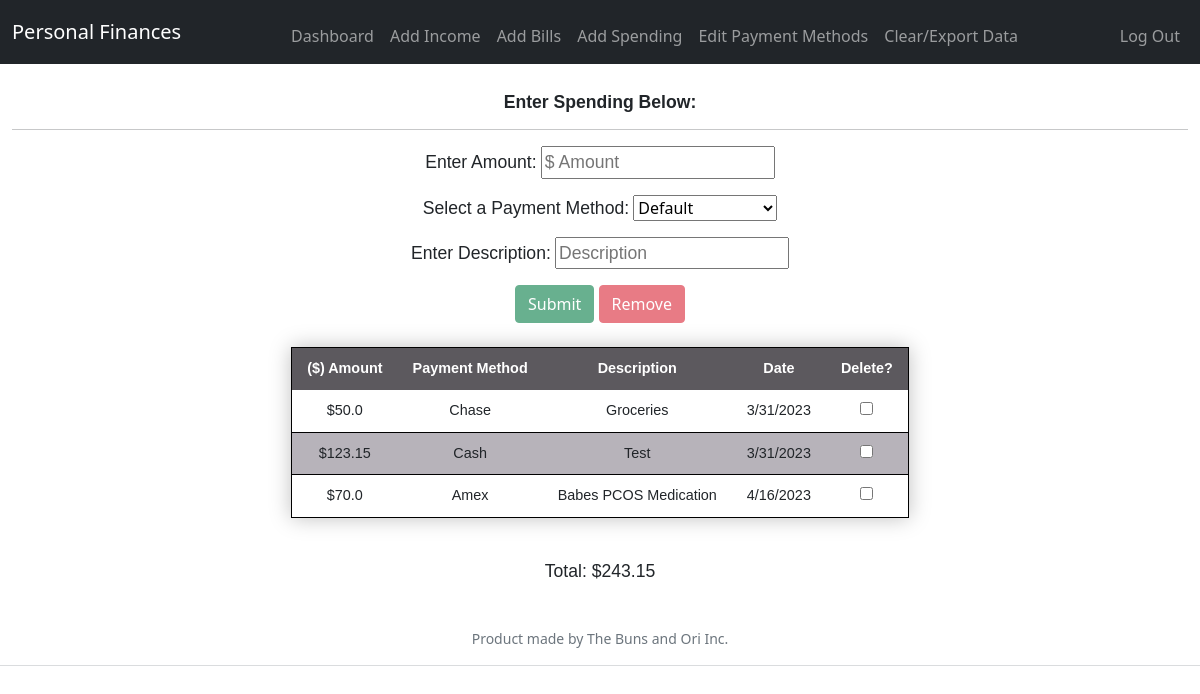
The app's page /addVarCost (signed in), older data.
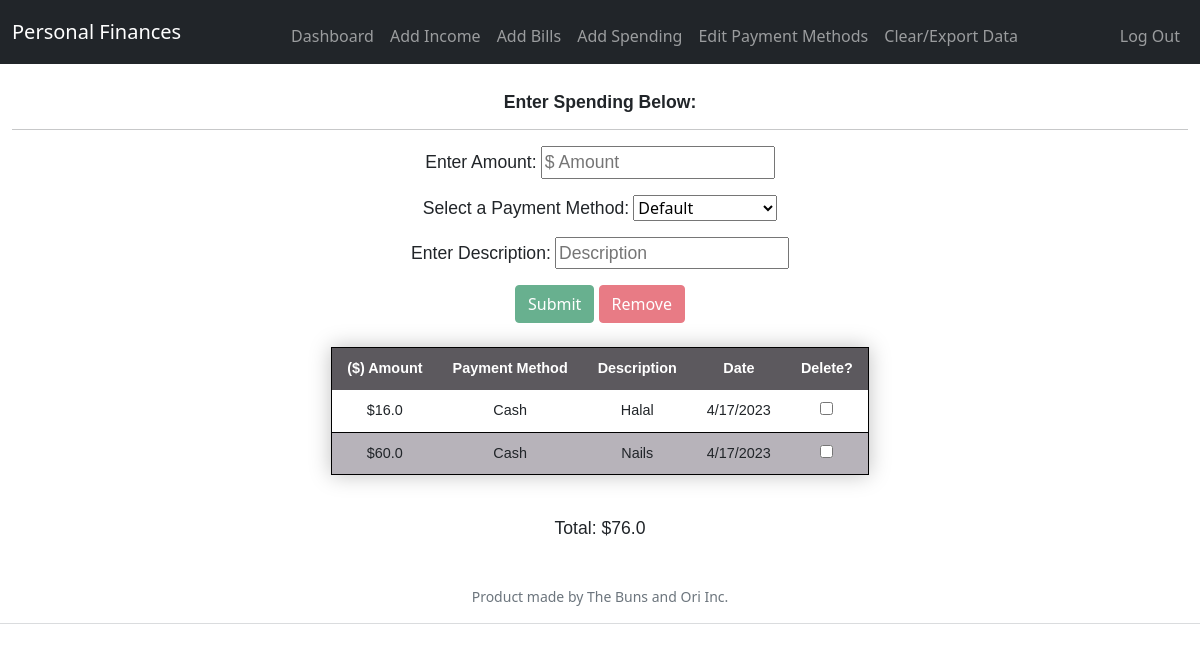
The same page, newer data.
### tables this page shows
CREATE TABLE varCosts (id INTEGER PRIMARY KEY AUTOINCREMENT NOT NULL, userID int, method TEXT NOT NULL, description TEXT NOT NULL, amount DOUBLE(8,2), date TEXT NOT NULL, timestamp);

### app.py (the view)
@app.route("/addVarCost", methods=["GET", "POST"])
@login_required
def addVarCost():
    connection = create_connection("pFinances.db")
    if request.method == "POST":
        rowsToDelete = request.form.get("deleteInput")
        deleteMode = request.form.get("removeClicked")
        if rowsToDelete != "" and deleteMode != "" and int(deleteMode) == 1: #check if anything to delete
            rowNums = []
            for x in range(len(rowsToDelete)):
                if (rowsToDelete[x] != ','):
                    rowNums.append(rowsToDelete[x])
            varCostSQL = ("SELECT id FROM varCosts WHERE userID = " + str(session["user_id"]))
            varCostTuple = execute_read_query(connection, str(varCostSQL))
            tupleList = list(varCostTuple)
            idList = []
            for y in range(len(rowNums)):
                if int(rowNums[y]) == 1:
                    idList.append(re.sub("[^0-9]", "", str(tupleList[y])))
            deleteSQL = ("DELETE FROM varCosts WHERE id IN (" +', '.join(idList) + ")")
            execute_query(connection, deleteSQL)
            return redirect("/addVarCost")
        else:
            amount = request.form.get("amount")
            method = request.form.get("method")
            description = request.form.get("description")
            date = request.form.get("date")
            if str(method) == "None":
                method = "Default"
            insertSpending = ("INSERT INTO varCosts (userID, method, description, amount, date) VALUES" + "('" + str(session["user_id"]) + "', '" + method + "', '" + description + "', '" + str(amount) + "', '" + str(date) + "')")
            execute_query(connection, str(insertSpending))
            varCostSQL = ("SELECT amount,method,description,date FROM varCosts WHERE userID = " + str(session["user_id"]))
            varCostTuple = execute_read_query(connection, str(varCostSQL))
            keys = ['amount', 'method','description','date']
            varCostDicts = [dict(zip(keys,d)) for d in varCostTuple]
            total = 0.0
            for x in range(len(varCostDicts)):
                total = total + float(varCostDicts[x]['amount'])
            return redirect("/addVarCost")
    else:
        varCostSQL = ("SELECT amount,method,description,date FROM varCosts WHERE userID = " + str(session["user_id"]))
        varCostTuple = execute_read_query(connection, str(varCostSQL))
        keys = ['amount', 'method','description','date']
        varCostDicts = [dict(zip(keys,d)) for d in varCostTuple]
        total = 0.0
        for x in range(len(varCostDicts)):
            total = total + float(varCostDicts[x]['amount'])
        methodSQL = ("SELECT payMethod FROM payMethods WHERE userID = " + str(session["user_id"]))
        methodTuple = execute_read_query(connection, str(methodSQL))
        keys = ['method']
        methodDicts = [dict(zip(keys,d)) for d in methodTuple]
        return render_template("addVarCost.html", varCostDicts=varCostDicts, total=total, methodDicts=methodDicts)

### helpers.py (called while the page is built)
def login_required(f):
    @wraps(f)
    def decorated_function(*args, **kwargs):
        if session.get("user_id") is None:
            return redirect("/login")
        return f(*args, **kwargs)
    return decorated_function

def create_connection(path):
    connection = None
    try:
        connection = sqlite3.connect(path)
        print("Connected successfully!")
    except Error as e:
        print(f"The error '{e}' occured")
    return connection

def execute_read_query(connection, query):
    cursor = connection.cursor()
    result = None
    try:
        cursor.execute(query)
        result = cursor.fetchall()
        connection.commit()
        return result
    except Error as e:
        print(f"The error '{e}' occured")

### templates/addVarCost.html (shortened to what this page needs)
{% extends "layout.html" %}
{% block main %}
    <h6>Enter Spending Below:</h6>
    <hr>
    <form action="/addVarCost" method="post">
        <div class="mb-3">
            <label for="amount">Enter Amount:</label>
            <input autocomplete="off" autofocus id="amount" name="amount" placeholder="$ Amount" type="text">
        </div>
        <div class="mb-3">
            <label for="method">Select a Payment Method:</label>
            <select id="method" name="method" type="text">
                <option selected disabled>Default</option>
            </select>
        </div>
        <div class="mb-3">
            <label for="description">Enter Description:</label>
            <input id="description" name="description" placeholder="Description" type="text">
        </div>
        <button class="btn btn-success" type="submit" name="submit" id="submit" onclick="roundAmount()">Submit</button>
        <button class="btn btn-danger" type="submit" name="remove" id="remove" onclick="document.getElementById('removeClicked').setAttribute('value', 1)" disabled>Remove</button>
    <br><br>
        <table id="table" class="table-w-style">
            <thead>
                <tr>
                    <th>($) Amount</th>
                    <th>Payment Method</th>
                    <th>Description</th>
                    <th>Date</th>
                    <th>Delete?</th>
                </tr>
            </thead>
            <tbody>
                {% for varCost in varCostDicts %}
                        <tr>
                            <td> ${{ varCost["amount"] }}</td>
                            <td> {{ varCost["method"] }}</td>
                            <td> {{ varCost["description"] }}</td>
                            <td> {{ varCost["date"] }}</td>
                            <td><input type="checkbox" class="checkboxes" id="varCost" name="varCost" value="0" onclick="setValue(this)">
                        </tr>
                {% endfor %}
            </tbody>
        </table>
        <br>
        <p>Total: ${{ total }}</p>
    </form>
{% endblock %}

Row changes from the older to the newer data that the page shows:
removed varCosts: amount "50.0", method "Chase", description "Groceries", date "3/31/2023"
removed varCosts: amount "123.15", method "Cash", description "Test", date "3/31/2023"
removed varCosts: amount "70.0", method "Amex", description "Babes PCOS Medication", date "4/16/2023"
added varCosts: amount "16.0", method "Cash", description "Halal", date "4/17/2023"
added varCosts: amount "60.0", method "Cash", description "Nails", date "4/17/2023"
Text that changed along with them:
{{ total }}: "243.15" → "76.0"
